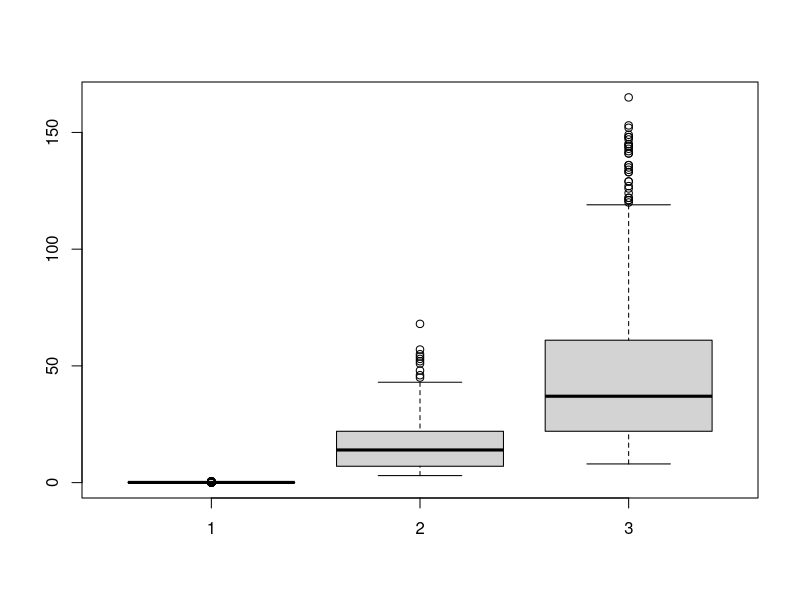
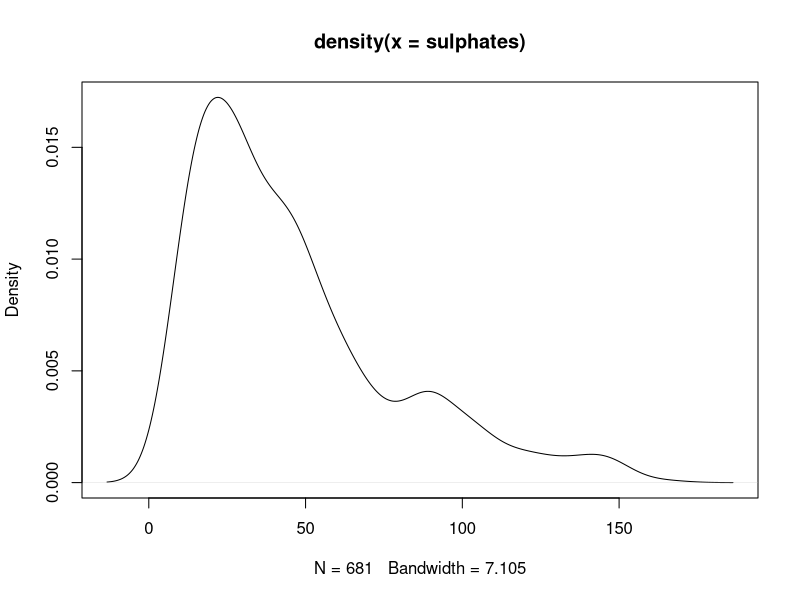
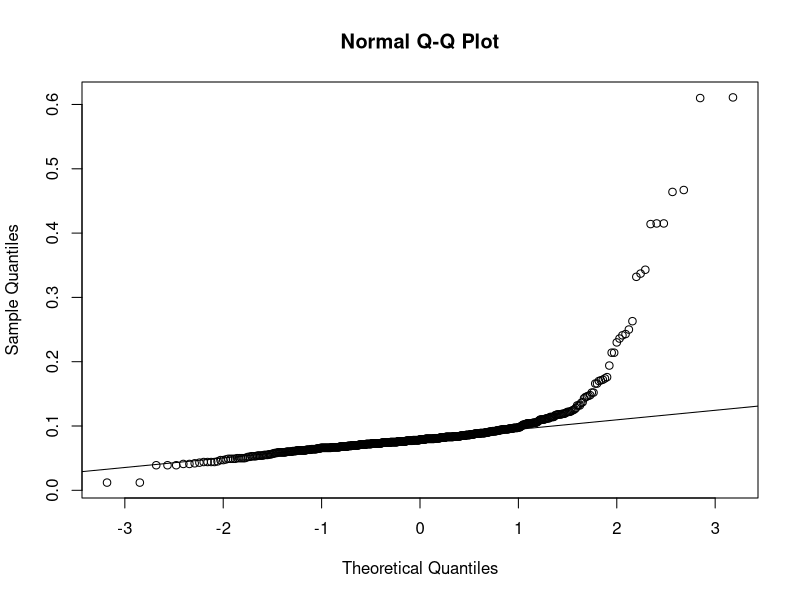

The R script that drew these images, in order: (Note: this script raises an error after producing the figures.)
# Partie 1 : Analyse 1D


df = read.table("vins.data", header = TRUE)
attach(df)
vins = df

# Question 1 
nrow(df)

# Question 2
boxplot(chlorides, sucre, sulphates)
# on voit que le sulphate est eb plus grande quantité car cest en gramme
# Les cercles sur les schemas représentent les valeurs extrèmes et donc le chloride a des valeurs extreme de petite valeur


# Question 3
plot(density(sulphates))
# On voit qu'un seul pic donc cest pas multimodal

# Question 4 : normalité d'une variable
qqnorm(chlorides) # outil pour voir si les valeurs suivent une loi normale
qqline(chlorides)
# On voit que les points ne suivent pas toujours la ligne donc pas normale

# Autre méthode avec la p-value :
shapiro.test(chlorides) # Si p-value > 0.05 ça suit une loi normale

# Question 5 : variance non corrigée = avec formule de la moyenne sinon corrigée avec 
var_sucre = mean(sucre^2) - mean(sucre)^2

# Question 6
vins_sup13 = df[alcool>13,]
# alcool>13 : on récupère les indices des lignes 
# , : permet de sélectionner toutes les colonnes

# Question 7 : intervalle de confiance
intervalle_confiance(sulphates)
# Borne inférieure: 44.34937 
# Borne supérieure: 48.49645

# Pour vérifier 
# Calculer l'intervalle de confiance à 90%
resultat_test <- t.test(sulphate, conf.level = 0.90)

# Afficher l'intervalle de confiance
print(resultat_test$conf.int)

# Question 8 : Calcul de la p-value voir fonction dans bibliothèque
calculate_p_value(sucre, 15)
0.03207212


# On ne rejette pas H0 car pvaleur > 0.01



# Partie 2 : Analyse 2D
# Question 1 : 
pairs(vins)

# bonne corrélation => droite linéaire 
# mauvaise corrélation => points dispersés
# on retiens sucre et sulphates qui sont corrélées et alcool 

# Valeurs numériques 
cor(vins, method = "pearson") # proche de 1 bonne corrélation

# Question 2 : corrélation significative
cor.test(sulphates, sucre)
# p-value < 0.05 donc le test est significatif


# Question 3 : calcul de la valeur observée

correlation = cor(acidite, chloridiques, method = 'pearson')
n = nrow(vins)
stat_test = correlation*sqrt(n-2)/sqrt(1 - correlation^2)

# Question 4 : 


